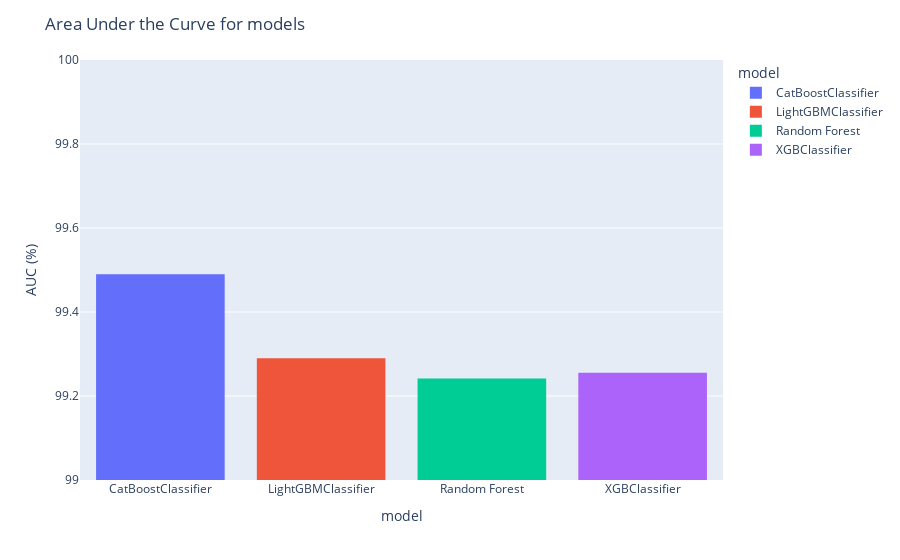

The code cell stored with this chart in its notebook:
### Code cell
# Create a bar chart
fig = px.histogram(dfmetrics, x="model", y = "auc", color="model")
fig.update_layout(title_text='Area Under the Curve for models',xaxis_title="model",
    yaxis_title="AUC (%)", yaxis_range=[99,100])
fig.show()

### Figure 1 — Plotly figure (JSON) as saved in the notebook; plotly's stock layout.template omitted (floating-point values rounded to 4 significant figures)
{"data": [{"alignmentgroup": "True", "bingroup": "x", "histfunc": "sum", "hovertemplate": "model=%{x}<br>sum of auc=%{y}<extra></extra>", "legendgroup": "CatBoostClassifier", "marker": {"color": "#636efa", "pattern": {"shape": ""}}, "name": "CatBoostClassifier", "offsetgroup": "CatBoostClassifier", "orientation": "v", "showlegend": true, "type": "histogram", "x": ["CatBoostClassifier"], "xaxis": "x", "y": [99.49], "yaxis": "y"}, {"alignmentgroup": "True", "bingroup": "x", "histfunc": "sum", "hovertemplate": "model=%{x}<br>sum of auc=%{y}<extra></extra>", "legendgroup": "LightGBMClassifier", "marker": {"color": "#EF553B", "pattern": {"shape": ""}}, "name": "LightGBMClassifier", "offsetgroup": "LightGBMClassifier", "orientation": "v", "showlegend": true, "type": "histogram", "x": ["LightGBMClassifier"], "xaxis": "x", "y": [99.29], "yaxis": "y"}, {"alignmentgroup": "True", "bingroup": "x", "histfunc": "sum", "hovertemplate": "model=%{x}<br>sum of auc=%{y}<extra></extra>", "legendgroup": "Random Forest", "marker": {"color": "#00cc96", "pattern": {"shape": ""}}, "name": "Random Forest", "offsetgroup": "Random Forest", "orientation": "v", "showlegend": true, "type": "histogram", "x": ["Random Forest"], "xaxis": "x", "y": [99.24], "yaxis": "y"}, {"alignmentgroup": "True", "bingroup": "x", "histfunc": "sum", "hovertemplate": "model=%{x}<br>sum of auc=%{y}<extra></extra>", "legendgroup": "XGBClassifier", "marker": {"color": "#ab63fa", "pattern": {"shape": ""}}, "name": "XGBClassifier", "offsetgroup": "XGBClassifier", "orientation": "v", "showlegend": true, "type": "histogram", "x": ["XGBClassifier"], "xaxis": "x", "y": [99.26], "yaxis": "y"}], "layout": {"barmode": "relative", "legend": {"title": {"text": "model"}, "tracegroupgap": 0}, "margin": {"t": 60}, "title": {"text": "Area Under the Curve for models"}, "xaxis": {"anchor": "y", "categoryarray": ["CatBoostClassifier", "LightGBMClassifier", "Random Forest", "XGBClassifier"], "categoryorder": "array", "domain": [0, 1], "title": {"text": "model"}}, "yaxis": {"anchor": "x", "domain": [0, 1], "range": [99, 100], "title": {"text": "AUC (%)"}}}}
